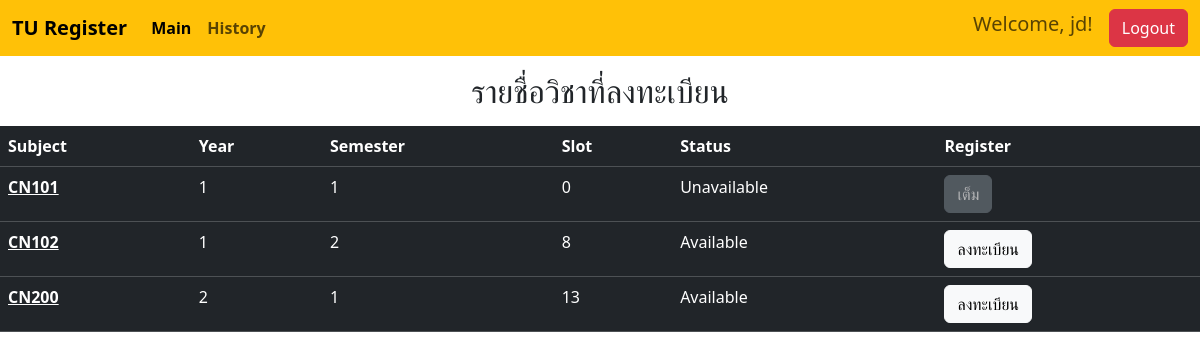
/main/ (signed in), run on the app's committed database.
### Mywebsite/models.py (models this page shows, shortened)
class Quota(models.Model):
    Subject = models.CharField(max_length = 20)
    Year = models.IntegerField()
    Semester = models.IntegerField()
    Slot = models.IntegerField()
    Status = models.CharField(max_length = 20)

### Mywebsite/views.py (the view)
# urls.py: path('main/', views.index, name = "main"),
def index(request):
    all_subject = Quota.objects.all()
    registered_subjects = Enrollment.objects.filter(user=request.user).values_list('quota_id', flat=True)
    return render(request,"main.html",{"all_subject":all_subject,  'registered_subjects': registered_subjects})

### Mywebsite/templates/main.html (shortened to what this page needs)
{% extends "base.html" %}
{% block content %}
<h2 class="text-center mt-3 mb-3">รายชื่อวิชาที่ลงทะเบียน</h2>
<table class="table table-dark">
    <thead>
      <tr>
        <th scope="col">Subject</th>
        <th scope="col">Year</th>
        <th scope="col">Semester</th>
        <th scope="col">Slot</th>
        <th scope="col">Status</th>
        <th scope="col">Register</th>
      </tr>
    </thead>
    <tbody>
        {% for subject in all_subject %}
        <tr>
            <th scope="row">
                <a href="{% url 'subject_detail' subject.id %}" class="text-white">{{ subject.Subject }}</a>
            </th>
          <td>{{subject.Year}}</td>
          <td>{{subject.Semester}}</td>
          <td>{{subject.Slot}}</td>
          <td>
            {% if subject.Slot == 0 %}
                Unavailable
            {% else %}
                {{ subject.Status }}
            {% endif %}
          </td>
          <td>
            <form action="{% url 'register_quota' %}" method="post">
                {% if subject.id in registered_subjects %}
                    <button class="btn btn-secondary" disabled>ลงทะเบียนแล้ว</button>
                {% elif subject.Slot > 0 %}
                    <input type="submit" value="ลงทะเบียน" class="btn btn-light">
                {% else %}
                    <button class="btn btn-secondary" disabled>เต็ม</button>
                {% endif %}
            </form>
          </td>
        </tr>
        {% endfor %}
    </tbody>
</table>
{% endblock %}

### Mywebsite/templates/base.html (shortened to what this page needs)
<!DOCTYPE html>
<html lang="en">
<head>
    <link href="https://cdn.jsdelivr.net/npm/bootstrap@5.3.3/dist/css/bootstrap.min.css" rel="stylesheet">
</head>
<body>
    <nav class="navbar navbar-expand-lg navbar-light bg-light">
        <div class="container-fluid">
            <a class="navbar-brand" href="#">TU Register</a>
            <div class="collapse navbar-collapse" id="navbarNav">
                <ul class="navbar-nav">
                    <li class="nav-item">
                        <a class="nav-link active" aria-current="page" href="/main">Main</a>
                    </li>
                    <li class="nav-item">
                        <a class="nav-link" href="/history">History</a>
                    </li>
                </ul>
                <ul class="navbar-nav ms-auto">
                    {% if user.is_authenticated %}
                    <li class="nav-item">
                        <span class="navbar-text me-3">
                            Welcome, {{ user.username }}!
                        </span>
                    </li>
                    <li class="nav-item">
                        <form method="POST" action="{% url 'logout' %}" class="d-inline">
                            <button type="submit" class="btn btn-danger">Logout</button>
                        </form>
                    </li>
                    {% endif %}
                </ul>
            </div>
        </div>
    </nav>
    {% block content %}
    {% endblock %}
</body>
</html>

### Mywebsite/templates/base.html (style rules this page uses)
.navbar-text { font-size: 1.25rem; }
.navbar { background-color: #ffc107 !important; }
.navbar-brand, .nav-link { font-weight: bold !important; }

### data on the page
Quota: Subject "CN101", Year "1", Semester "1", Slot "0", shows "Unavailable", shows "เต็ม"
Quota: Subject "CN102", Year "1", Semester "2", Slot "8", Status "Available"
Quota: Subject "CN200", Year "2", Semester "1", Slot "13", Status "Available"

### other printed values
{{ user.username }} "jd"
